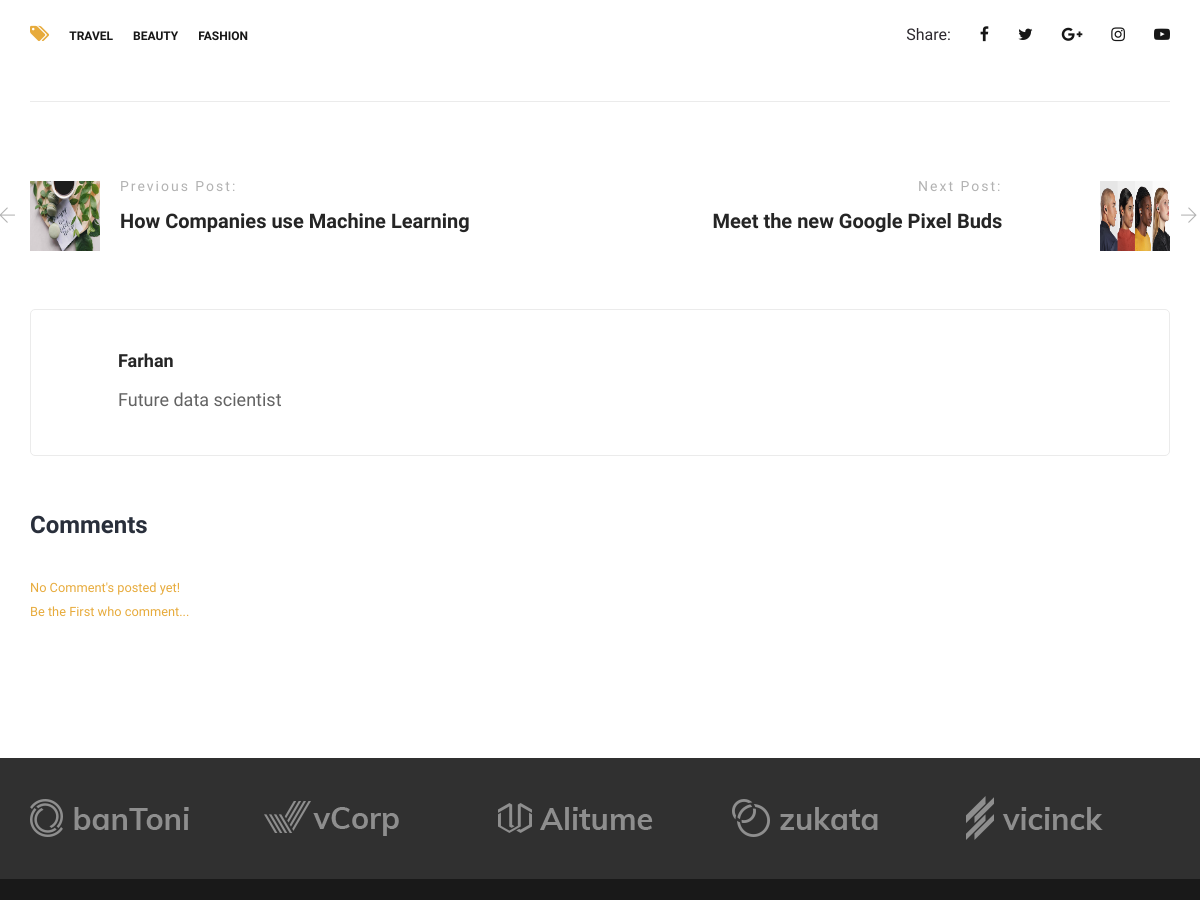
Before: /Blog/Blog/3 (middle part) with the older database file.
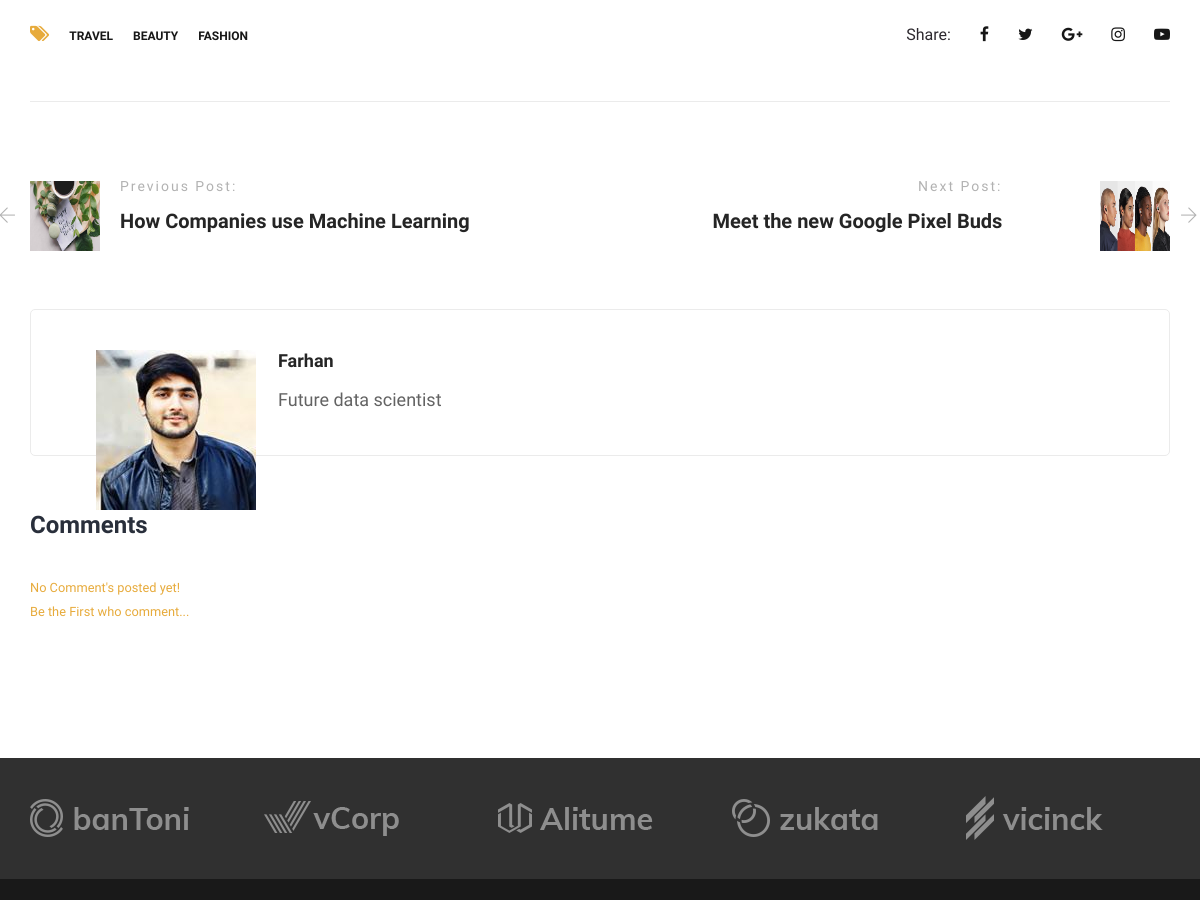
After: the same page with the newer database file.
### Blog/models.py (models this page shows, shortened)
class Blog_Post(models.Model):
    title = models.CharField(max_length=400)
    catagory = models.CharField(max_length=50)
    Paragraph = HTMLField()
    blog_auther = models.CharField(max_length=300,default='')
    auther_bio = models.CharField(max_length=300,default='')
    auther_thumbnail = models.ImageField(default='')
    cover_img  = models.ImageField(default='')
    img_1 = models.ImageField(blank=True)
    img_2 = models.ImageField(blank=True)
    img_3 = models.ImageField(blank=True)
    img_4 = models.ImageField(blank=True)
    img_5 = models.ImageField(blank=True)
    img_6 = models.ImageField(blank=True)
    blog_quote_1 = models.CharField(max_length=300,blank=True)
    blog_quote_2 = models.CharField(max_length=300,blank=True)
    publish_date = models.DateTimeField(default=dt.now())
    tags = models.ManyToManyField(Tag)

### Blog/views.py (the view)
# urls.py: path('Blog/<int:bid>',views.BlogPost,name='blogpage'),
def BlogPost(request,bid):
    p = Blog_Post.objects.filter(id=bid)
    try:
        p_n = Blog_Post.objects.filter(id__gte=bid).order_by('id')[1:2]
        next_p = p_n[0]
    except:
        next_p = p_n
    try:
        p_p = Blog_Post.objects.filter(id__lte=bid).order_by('id')[::-1][1:2]
        previous = p_p[0]
    except:
        previous = p_p
    comment = BlogComment.objects.filter(post=p.first())[:10:-1]
    return render(request,'blog/blog-details.html',{'Post':p[0],'Next_Post':next_p,'Previous_Post':previous,'comments':comment})

### templates/blog/blog-details.html (shortened to what the changed rows need)
{% extends 'basic.html' %} {% block body %}
<body>
    <section class="blog-details spad">
        <div class="container">
            <div class="row">
                <div class="col-lg-12">
                    <div class="blog-details-inner">
                        <div class="posted-by">
                            <div class="pb-pic">
                                <img src="/media/{{Post.auther_thumbnail}}" class='uk-thumbnav uk-border-pill' alt="">
                            </div>
                            <div class="pb-text">
                                <a href="#">
                                    <h5>{{Post.blog_auther}}</h5>
                                </a>
                                <p>{{Post.auther_bio}}</p>
                            </div>
                        </div>
                    </div>
                </div>
            </div>
        </div>
    </section>
</body>
{% endblock %}

Changed rows visible on the page:
changed Blog_Post "Farhan": auther_thumbnail: picture added
